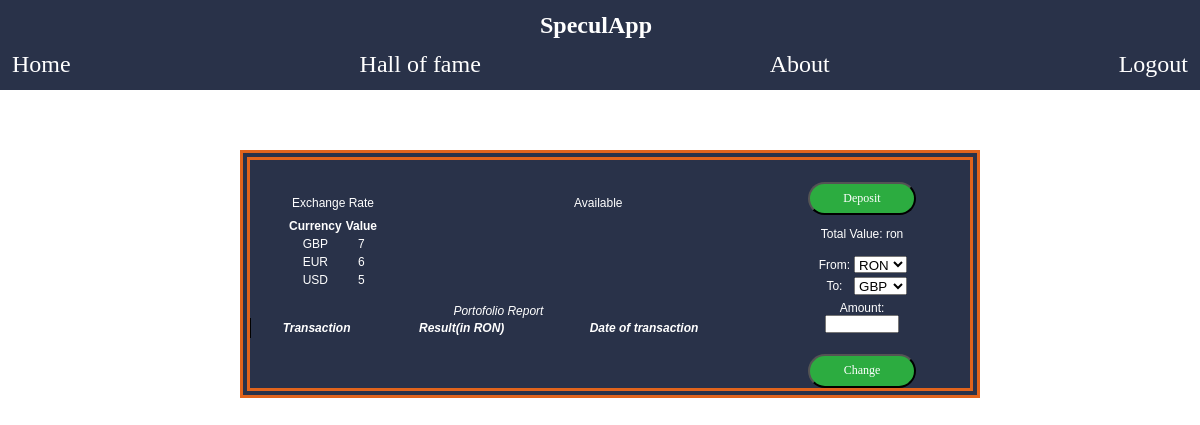
Page /page/Client.php (signed in) on the earlier database version.
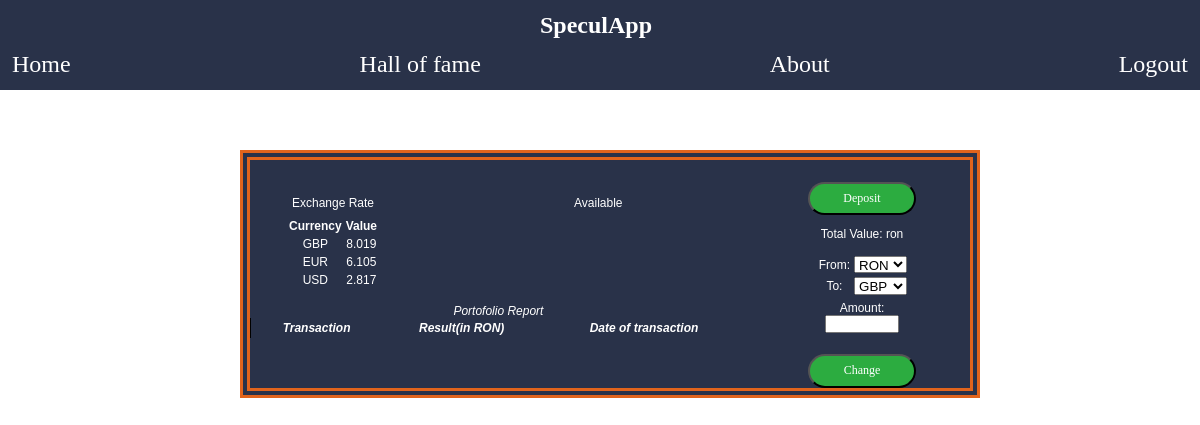
Same page on the later database version.
### tables this page shows
CREATE TABLE `currency` (
  `name` varchar(8) NOT NULL,
  `cur_value` double(10,3) NOT NULL,
  `last_value` double(10,3) NOT NULL,
  `min_value` double(10,3) NOT NULL,
  `max_value` double(10,3) NOT NULL,
  `update_time` int(11) NOT NULL,
  `last_update` datetime NOT NULL
);

### script/include.php (called while the page is built, shortened)
<?php
function get_currency(){
	require('db.php');
	$sql="SELECT * FROM `currency` ORDER BY cur_value DESC;";
	$result=mysqli_query($con,$sql) or die (mysqli_error($con));
	if ($result){
		return $result;
	}
	else return 0;
}
?>

### script/get_cur_names.php (the view, shortened to what this page needs)
<?php
require('db.php');
include_once('include.php');
$result = get_currency();
if (mysqli_num_rows($result)>0){
	while ($row=mysqli_fetch_assoc($result)){ ?>
	<option value="<?php echo $row['name'];?>"><?php echo $row['name'];?></option>
	<?php
	}
}
?>

### script/get_rate.php (shortened to what this page needs)
<?php
require('db.php');
include_once('include.php');
$result = get_currency();
if (mysqli_num_rows($result)>0){
	while ($row=mysqli_fetch_assoc($result)){ ?>
		<tr>
			<td><?php echo $row['name'];?></td>
			<td><?php echo $row['cur_value'];?>
			</td>
		</tr>
	<?php
	}
}
?>

Differences in the rows shown:
changed currency "GBP": cur_value "7" → "8.019"
changed currency "EUR": cur_value "6" → "6.105"
changed currency "USD": cur_value "5" → "2.817"
